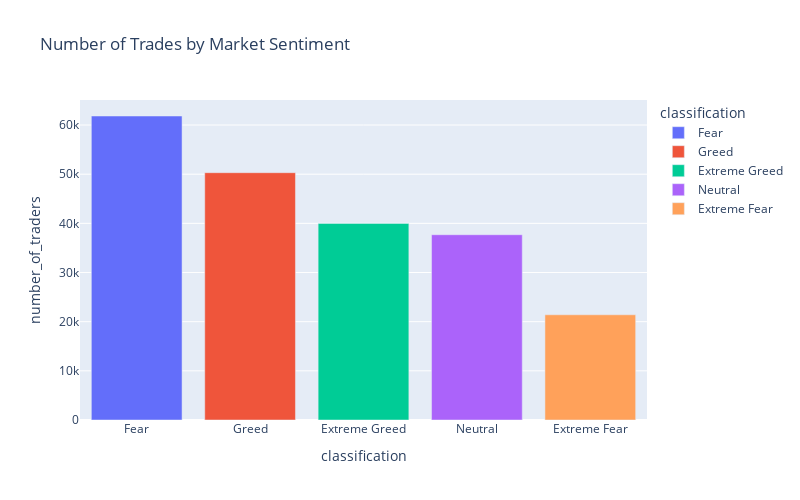

Notebook code cell kept with this figure:
### Markdown cell above
#### Most Profitable per Trade average pnl per trade:
- **Extreme Greed** has the highest average profit per trade **(\$67.89\)**, significantly higher than others.
- **Fear** is second **(\$54.29\)**, then **Greed (\$42.74\)**.

### Code cell
# Display Trade Activity by Sentiment
fig = px.bar(performance, x='classification',y='number_of_traders',
              title='Number of Trades by Market Sentiment',color='classification')
fig.update_layout(width=800, height=500)
fig.show()

### Figure 1 — Plotly figure (JSON) as saved in the notebook; plotly's stock layout.template omitted (floating-point values rounded to 4 significant figures)
{"data": [{"alignmentgroup": "True", "hovertemplate": "classification=%{x}<br>number_of_traders=%{y}<extra></extra>", "legendgroup": "Fear", "marker": {"color": "#636efa", "pattern": {"shape": ""}}, "name": "Fear", "offsetgroup": "Fear", "orientation": "v", "showlegend": true, "textposition": "auto", "type": "bar", "x": ["Fear"], "xaxis": "x", "y": [61837], "yaxis": "y"}, {"alignmentgroup": "True", "hovertemplate": "classification=%{x}<br>number_of_traders=%{y}<extra></extra>", "legendgroup": "Greed", "marker": {"color": "#EF553B", "pattern": {"shape": ""}}, "name": "Greed", "offsetgroup": "Greed", "orientation": "v", "showlegend": true, "textposition": "auto", "type": "bar", "x": ["Greed"], "xaxis": "x", "y": [50303], "yaxis": "y"}, {"alignmentgroup": "True", "hovertemplate": "classification=%{x}<br>number_of_traders=%{y}<extra></extra>", "legendgroup": "Extreme Greed", "marker": {"color": "#00cc96", "pattern": {"shape": ""}}, "name": "Extreme Greed", "offsetgroup": "Extreme Greed", "orientation": "v", "showlegend": true, "textposition": "auto", "type": "bar", "x": ["Extreme Greed"], "xaxis": "x", "y": [39992], "yaxis": "y"}, {"alignmentgroup": "True", "hovertemplate": "classification=%{x}<br>number_of_traders=%{y}<extra></extra>", "legendgroup": "Neutral", "marker": {"color": "#ab63fa", "pattern": {"shape": ""}}, "name": "Neutral", "offsetgroup": "Neutral", "orientation": "v", "showlegend": true, "textposition": "auto", "type": "bar", "x": ["Neutral"], "xaxis": "x", "y": [37686], "yaxis": "y"}, {"alignmentgroup": "True", "hovertemplate": "classification=%{x}<br>number_of_traders=%{y}<extra></extra>", "legendgroup": "Extreme Fear", "marker": {"color": "#FFA15A", "pattern": {"shape": ""}}, "name": "Extreme Fear", "offsetgroup": "Extreme Fear", "orientation": "v", "showlegend": true, "textposition": "auto", "type": "bar", "x": ["Extreme Fear"], "xaxis": "x", "y": [21400], "yaxis": "y"}], "layout": {"barmode": "relative", "height": 500, "legend": {"title": {"text": "classification"}, "tracegroupgap": 0}, "title": {"text": "Number of Trades by Market Sentiment"}, "width": 800, "xaxis": {"anchor": "y", "categoryarray": ["Fear", "Greed", "Extreme Greed", "Neutral", "Extreme Fear"], "categoryorder": "array", "domain": [0, 1], "title": {"text": "classification"}}, "yaxis": {"anchor": "x", "domain": [0, 1], "title": {"text": "number_of_traders"}}}}
